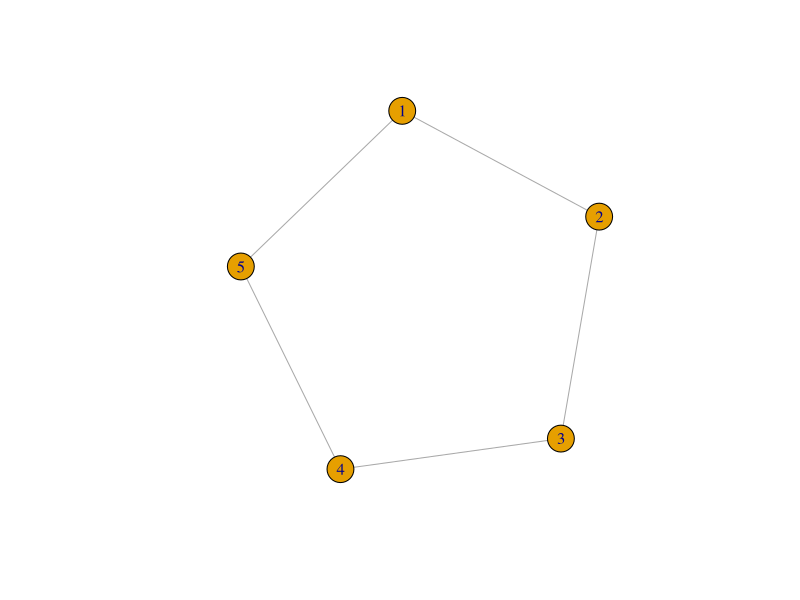
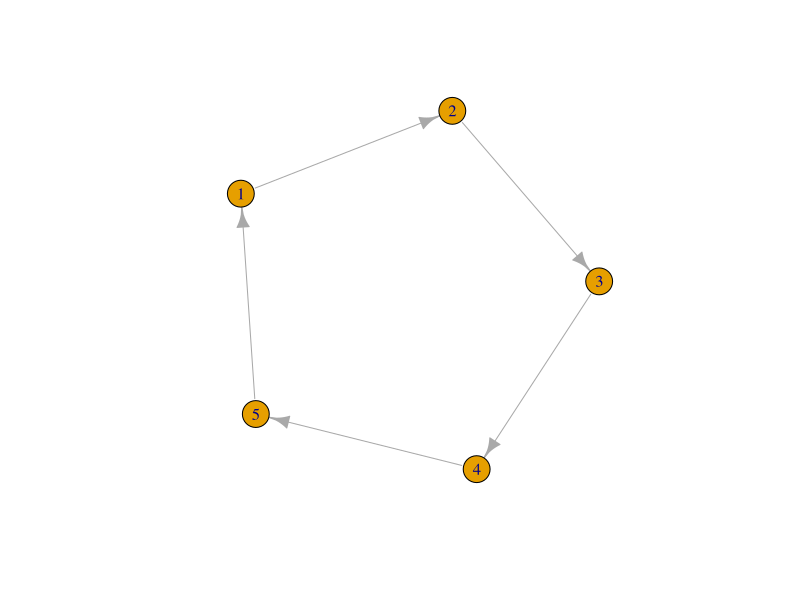
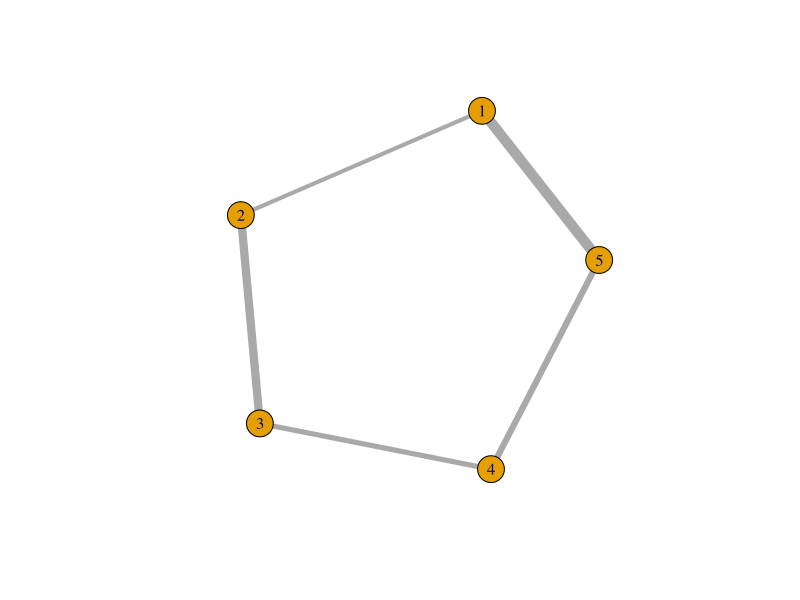
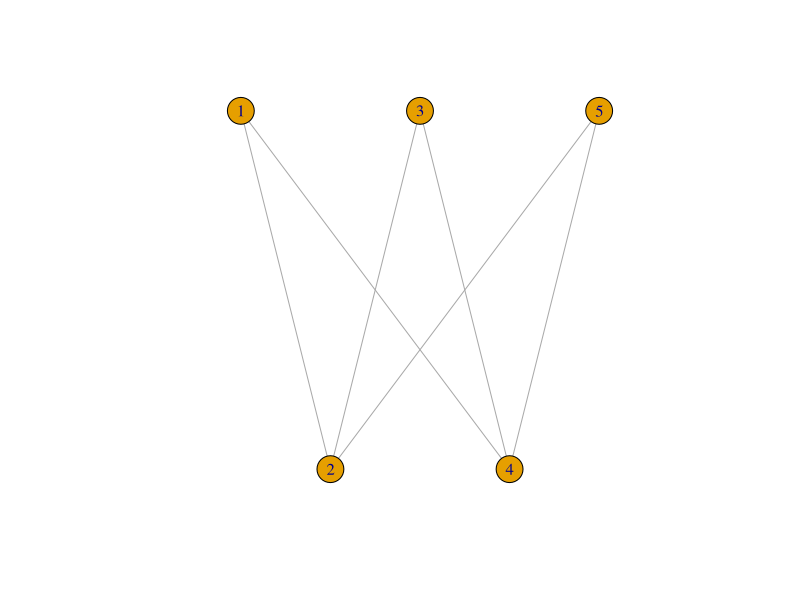

Reproduce these figures in R, in order.
## ---- chunk 1
library(igraph)
## ---- chunk 2
# ネットワークの定義
g <- graph(edges=c(1,2, 2,3, 3,4, 4,5, 5,1), directed=F) 
# ネットワークの描画
plot(g)
## ---- chunk 3
vcount(g)
## ---- chunk 4
ecount(g)
## ---- chunk 5
# ネットワークの定義
g <- graph(edges=c(1,2, 2,3, 3,4, 4,5, 5,1), directed=T) 
# ネットワークの描画
plot(g)
## ---- chunk 6
# ネットワークの定義
g <- graph(edges=c(1,2, 2,3, 3,4, 4,5, 5,1), directed=F)
# エッジに乱数で重みを割り振る
E(g)$weight <- sample(1:10, ecount(g))
# ネットワークの描画
plot(g, edge.width=E(g)$weight)
## ---- chunk 7
# ネットワークの定義 最初の01ベクトルはノードのグループを表す
g <- make_bipartite_graph( c(0,1,0,1,0), c(1,2, 1,4, 3,2, 3,4, 5,2, 5,4))
# ネットワークの描画
plot(g, layout = layout_as_bipartite)
## ---- chunk 8
# ネットワークの定義
g <- graph(edges=c(1,2, 2,3, 3,4, 4,5, 5,1), directed=F) 
# 隣接行列
get.adjacency(g, sparse = F)
## ---- chunk 9
# ネットワークの定義
g <- graph(edges=c(1,2, 2,3, 3,4, 4,5, 5,1), directed=T) 
# 隣接行列
get.adjacency(g, sparse = F)
## ---- chunk 10
# ネットワークの定義
g <- graph(edges=c(1,2, 2,3, 3,4, 4,5, 5,1), directed=F)
# エッジに乱数で重みを割り振る
E(g)$weight <- sample(1:10, ecount(g))
# 隣接行列
get.adjacency(g, attr = "weight", sparse = F)
## ---- chunk 11
# ネットワークの定義
g <- make_bipartite_graph( c(0,1,0,1,0), c(1,2, 1,4, 3,2, 3,4, 5,2, 5,4))
# 接続行列
get.incidence(g)
# 隣接行列
mtx <- get.adjacency(g, sparse = F)
# 接続行列と隣接行列の関係がわかりやすいようにノードの順番を入れ替える
mtx[c(1,3,5,2,4), c(1,3,5,2,4)]
